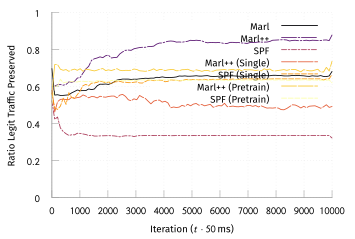

This chart was generated by the following gnuplot code:
set terminal tikz standalone color size 9cm,6cm font '\scriptsize' preamble '\usepackage{microtype} \usepackage[sfdefault]{FiraSans} \usepackage{newtxsf} \usepackage[T1]{fontenc} \renewcommand*\oldstylenums[1]{{\firaoldstyle #1}} \usepackage[binary-units, per-mode=symbol]{siunitx} \sisetup{detect-all}' createstyle
set output "udp-2-single-pres.tex"

load "inferno.pal"

set style line 102 lc rgb '#a0a0a0' lt 1 lw 1
set border ls 102
set colorbox border 102
set key textcolor rgb "black"
set tics textcolor rgb "black"
set label textcolor rgb "black"

set border 3
set grid x y
set xtics nomirror
set ytics nomirror

#set key autotitle columnhead
set datafile separator ","

set xlabel "Iteration ($t \\cdot{} \\SI{50}{\\milli\\second}$)"
set ylabel "Ratio Legit Traffic Preserved"

set yrange [0.0:1.0]
set key inside top right

plot '../results/online-2-avg.csv' u 1:3 w lines smooth sbezier title "Marl" dt 1, \
     '../results/m-udp-natural-2' u 1:3 w lines smooth sbezier title "Marl++" ls 3 dt (18,2,2,2), \
     '../results/spf-udp-natural-2' u 1:3 w lines smooth sbezier title "SPF" ls 5 dt (6,2,2,2), \
     '../results/m-udp-single-2' u 1:3 w lines smooth sbezier title "Marl++ (Single)" ls 6 dt (18,2), \
     '../results/spf-udp-single-2' u 1:3 w lines smooth sbezier title "SPF (Single)" ls 7 dt (6,2), \
     '../results/udp-combo-channel-2-avg.csv' u 1:3 w lines smooth sbezier title "Marl++ (Pretrain)" ls 8 dt (18,2), \
     '../results/udp-spf-combo-channel-2-avg.csv' u 1:3 w lines smooth sbezier title "SPF (Pretrain)" ls 9 dt (6,2), \
#     '../results/tcp-combo-channel-16-avg.csv' u 1:3 w lines smooth sbezier title "MARL++ (Pretrain)" ls 6 dt (18,2), \
#     '../results/tcp-combo-16-avg.csv' u 1:3 w lines smooth sbezier title "MARL++ (Weird Pretrain)" ls 7 dt (6,2), \
